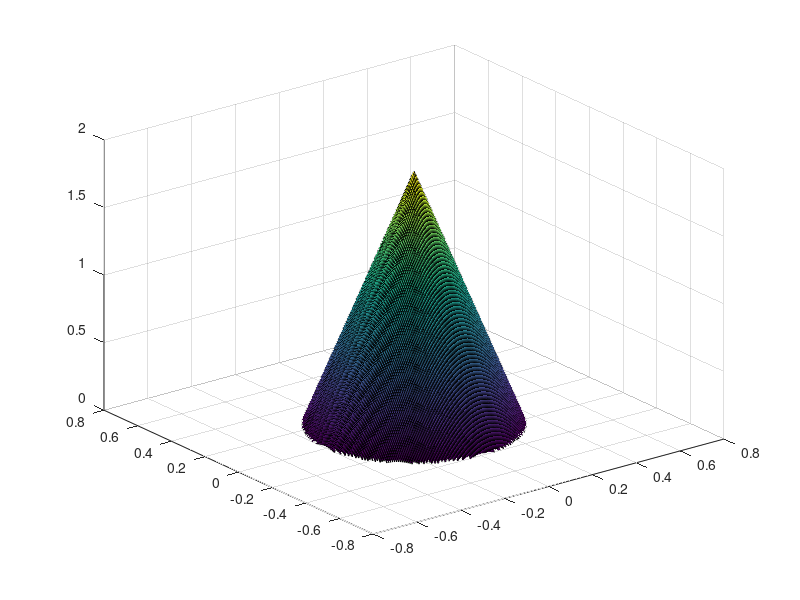

MATLAB code to generate this figure: (Note: this script raises an error after producing the figure.)
% Map coordinates of light bulbs
%   1. Enter coordinates of strip connectors manually
%   2. Interpolate light bulbs between connectors
%   3. Plot tree
clear; clc

% Calculate coordinates of LED strip Connectors ===========================
% tree dimensions
H = 76 / 39.3701;  % height
D = 33 / 39.3701;  % base diameter

% cilindrical coordinates of each connector (measure manually)
Q = ([-180, -100, -5, 110, -45, -170, 180, -100, -45, -30] + ...
    cumsum([0, 1, 1, 1, 2, 2, 1, 3, 3, 7])*360)* pi/180; % angle
Z = [0, 6, 9, 13, 18.5, 26, 34, 43, 51, 76] / 39.3701;  % height
Q = flipud(Q(:));  % start on the top
Z = flipud(Z(:));

R = D/2 - (Z/H).*D/2;  % radius (calculate from geometry)
X = R.*cos(Q);  % cartesian coordinates, x
Y = R.*sin(Q);  % cartesian coordinates, y

% Interpolate all light bulb between strip connectors =====================
QQ = (Q(1) : -1*pi/180 : Q(end))';
ZZ = interp1(Q, Z, QQ);
RR = D/2 - (ZZ/H).*D/2;

XX = RR.*cos(QQ);
YY = RR.*sin(QQ);

LL = [0; cumsum(sqrt(diff(XX).^2 + diff(YY).^2 + diff(ZZ).^2))];
L = interp1(QQ, LL, Q, 'linear', 'extrap');  % cummulative length of strips

% bulb position
num_bulbs = 50*9;  % 50 bulbs per strip (9 strips)
Lb = linspace(LL(1), LL(end), num_bulbs)';
Qb = interp1(LL, QQ, Lb);
Rb = interp1(LL, RR, Lb);
Zb = interp1(LL, ZZ, Lb);
c = ones(num_bulbs, 3);

Qb(1:50) = Qb(1:50) + linspace(1.8*pi, 0, 50)' - pi/3;  % small hack fix

Xb = Rb .* cos(Qb);
Yb = Rb .* sin(Qb);

% Cilindrical coordinates rotating along Y axis, with a Z offset
%   Used for ray pattern
x0 = 0;
z0 = H*1/3;  % Z offset
RRb = sqrt((Xb-x0).^2 + (Zb-z0).^2);  % 
QQb = atan2(Zb-z0, Xb-x0);

% gen tree surface =================================================
[xx, yy] = meshgrid(-D/2:5e-3:D/2, -D/2:5e-3:D/2);
zz = H - sqrt(xx.^2 + yy.^2) * H/(D/2) - 0.05;
zz(zz<0) = NaN;

% plot tree ========================================================
figure(25)
hold off
s = surf(xx, yy, zz);
s.FaceColor = [0, 0.2, 0];
s.EdgeColor = 'none';
hold on
plot3(XX, YY, ZZ, 'k')
axis equal
xlabel('x'), ylabel('y'), zlabel('z')
hc = plot3(X, Y, Z, 'rs', 'markersize', 10, 'MarkerFaceColor', 'k');
set(gcf, 'Position', [281    76   744   575])
hl = scatter3(Xb, Yb, Zb, 30, c(:,:), 'filled');
hl.MarkerEdgeColor = [0,0,0];

diff(L)
legend(hc, 'Connector of LED strip', 'Location', 'southoutside')
set(gcf, 'color', 'w')

% save figure ======================================================
[file,path,idxb] = uiputfile('*.png');
if idxb == 1
    print(gcf,fullfile(path, file),'-dpng','-r300'); 
end

